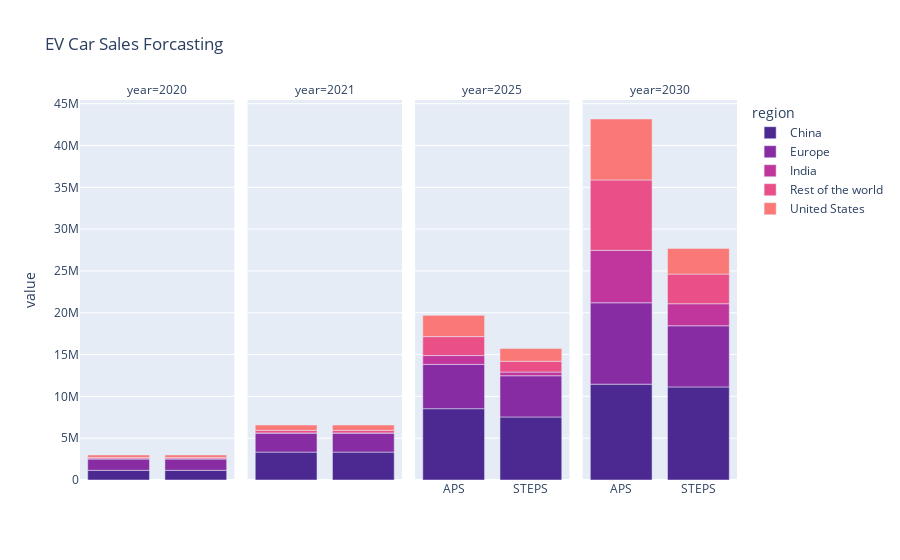

The code cell stored with this chart in its notebook:
### Code cell
dataa = df_proj_sum_sales1[df_proj_sum_sales1.region != 'World']

fig = px.bar(dataa, x="category", y="value", facet_col="year", color="region",
title="EV Car Sales Forcasting", color_discrete_sequence=px.colors.sequential.Agsunset)
#text_auto=True)
#text=[f'{(i/1000000)}' for i in dataa['value']], )

# fig.update_xaxes(visible=False)

for i in range(1, 5):
    fig.update_xaxes(title_text="", row=1, col=i)

for i in range(1,3):
    fig.update_xaxes(ticktext=['', ''], tickvals=[0, 1], row=1, col=i)

for i in range(3,5):
    fig.update_xaxes(ticktext=['APS', 'STEPS'], tickvals=[0, 1], row=1, col=i)

fig.show()

### Figure 1 — Plotly figure (JSON) as saved in the notebook; plotly's stock layout.template omitted (floating-point values rounded to 4 significant figures)
{"data": [{"alignmentgroup": "True", "hovertemplate": "region=China<br>year=2020<br>category=%{x}<br>value=%{y}<extra></extra>", "legendgroup": "China", "marker": {"color": "rgb(75, 41, 145)", "pattern": {"shape": ""}}, "name": "China", "offsetgroup": "China", "orientation": "v", "showlegend": true, "textposition": "auto", "type": "bar", "x": ["Projection-APS", "Projection-STEPS"], "xaxis": "x", "y": [1159582, 1159582], "yaxis": "y"}, {"alignmentgroup": "True", "hovertemplate": "region=China<br>year=2021<br>category=%{x}<br>value=%{y}<extra></extra>", "legendgroup": "China", "marker": {"color": "rgb(75, 41, 145)", "pattern": {"shape": ""}}, "name": "China", "offsetgroup": "China", "orientation": "v", "showlegend": false, "textposition": "auto", "type": "bar", "x": ["Projection-APS", "Projection-STEPS"], "xaxis": "x2", "y": [3334161, 3334161], "yaxis": "y2"}, {"alignmentgroup": "True", "hovertemplate": "region=China<br>year=2025<br>category=%{x}<br>value=%{y}<extra></extra>", "legendgroup": "China", "marker": {"color": "rgb(75, 41, 145)", "pattern": {"shape": ""}}, "name": "China", "offsetgroup": "China", "orientation": "v", "showlegend": false, "textposition": "auto", "type": "bar", "x": ["Projection-APS", "Projection-STEPS"], "xaxis": "x3", "y": [8527460, 7537420], "yaxis": "y3"}, {"alignmentgroup": "True", "hovertemplate": "region=China<br>year=2030<br>category=%{x}<br>value=%{y}<extra></extra>", "legendgroup": "China", "marker": {"color": "rgb(75, 41, 145)", "pattern": {"shape": ""}}, "name": "China", "offsetgroup": "China", "orientation": "v", "showlegend": false, "textposition": "auto", "type": "bar", "x": ["Projection-APS", "Projection-STEPS"], "xaxis": "x4", "y": [11462700, 11131800], "yaxis": "y4"}, {"alignmentgroup": "True", "hovertemplate": "region=Europe<br>year=2020<br>category=%{x}<br>value=%{y}<extra></extra>", "legendgroup": "Europe", "marker": {"color": "rgb(135, 44, 162)", "pattern": {"shape": ""}}, "name": "Europe", "offsetgroup": "Europe", "orientation": "v", "showlegend": true, "textposition": "auto", "type": "bar", "x": ["Projection-APS", "Projection-STEPS"], "xaxis": "x", "y": [1372245, 1372245], "yaxis": "y"}, {"alignmentgroup": "True", "hovertemplate": "region=Europe<br>year=2021<br>category=%{x}<br>value=%{y}<extra></extra>", "legendgroup": "Europe", "marker": {"color": "rgb(135, 44, 162)", "pattern": {"shape": ""}}, "name": "Europe", "offsetgroup": "Europe", "orientation": "v", "showlegend": false, "textposition": "auto", "type": "bar", "x": ["Projection-APS", "Projection-STEPS"], "xaxis": "x2", "y": [2284938, 2284938], "yaxis": "y2"}, {"alignmentgroup": "True", "hovertemplate": "region=Europe<br>year=2025<br>category=%{x}<br>value=%{y}<extra></extra>", "legendgroup": "Europe", "marker": {"color": "rgb(135, 44, 162)", "pattern": {"shape": ""}}, "name": "Europe", "offsetgroup": "Europe", "orientation": "v", "showlegend": false, "textposition": "auto", "type": "bar", "x": ["Projection-APS", "Projection-STEPS"], "xaxis": "x3", "y": [5295000.0, 4931000.0], "yaxis": "y3"}, {"alignmentgroup": "True", "hovertemplate": "region=Europe<br>year=2030<br>category=%{x}<br>value=%{y}<extra></extra>", "legendgroup": "Europe", "marker": {"color": "rgb(135, 44, 162)", "pattern": {"shape": ""}}, "name": "Europe", "offsetgroup": "Europe", "orientation": "v", "showlegend": false, "textposition": "auto", "type": "bar", "x": ["Projection-APS", "Projection-STEPS"], "xaxis": "x4", "y": [9732000.0, 7312000.0], "yaxis": "y4"}, {"alignmentgroup": "True", "hovertemplate": "region=India<br>year=2020<br>category=%{x}<br>value=%{y}<extra></extra>", "legendgroup": "India", "marker": {"color": "rgb(192, 54, 157)", "pattern": {"shape": ""}}, "name": "India", "offsetgroup": "India", "orientation": "v", "showlegend": true, "textposition": "auto", "type": "bar", "x": ["Projection-APS", "Projection-STEPS"], "xaxis": "x", "y": [3165, 3165], "yaxis": "y"}, {"alignmentgroup": "True", "hovertemplate": "region=India<br>year=2021<br>category=%{x}<br>value=%{y}<extra></extra>", "legendgroup": "India", "marker": {"color": "rgb(192, 54, 157)", "pattern": {"shape": ""}}, "name": "India", "offsetgroup": "India", "orientation": "v", "showlegend": false, "textposition": "auto", "type": "bar", "x": ["Projection-APS", "Projection-STEPS"], "xaxis": "x2", "y": [11739, 11739], "yaxis": "y2"}, {"alignmentgroup": "True", "hovertemplate": "region=India<br>year=2025<br>category=%{x}<br>value=%{y}<extra></extra>", "legendgroup": "India", "marker": {"color": "rgb(192, 54, 157)", "pattern": {"shape": ""}}, "name": "India", "offsetgroup": "India", "orientation": "v", "showlegend": false, "textposition": "auto", "type": "bar", "x": ["Projection-APS", "Projection-STEPS"], "xaxis": "x3", "y": [1058110, 438583], "yaxis": "y3"}, {"alignmentgroup": "True", "hovertemplate": "region=India<br>year=2030<br>category=%{x}<br>value=%{y}<extra></extra>", "legendgroup": "India", "marker": {"color": "rgb(192, 54, 157)", "pattern": {"shape": ""}}, "name": "India", "offsetgroup": "India", "orientation": "v", "showlegend": false, "textposition": "auto", "type": "bar", "x": ["Projection-APS", "Projection-STEPS"], "xaxis": "x4", "y": [6270150, 2637880], "yaxis": "y4"}, {"alignmentgroup": "True", "hovertemplate": "region=Rest of the world<br>year=2020<br>category=%{x}<br>value=%{y}<extra></extra>", "legendgroup": "Rest of the world", "marker": {"color": "rgb(234, 79, 136)", "pattern": {"shape": ""}}, "name": "Rest of the world", "offsetgroup": "Rest of the world", "orientation": "v", "showlegend": true, "textposition": "auto", "type": "bar", "x": ["Projection-APS", "Projection-STEPS"], "xaxis": "x", "y": [162896, 162896], "yaxis": "y"}, {"alignmentgroup": "True", "hovertemplate": "region=Rest of the world<br>year=2021<br>category=%{x}<br>value=%{y}<extra></extra>", "legendgroup": "Rest of the world", "marker": {"color": "rgb(234, 79, 136)", "pattern": {"shape": ""}}, "name": "Rest of the world", "offsetgroup": "Rest of the world", "orientation": "v", "showlegend": false, "textposition": "auto", "type": "bar", "x": ["Projection-APS", "Projection-STEPS"], "xaxis": "x2", "y": [309659, 309659], "yaxis": "y2"}, {"alignmentgroup": "True", "hovertemplate": "region=Rest of the world<br>year=2025<br>category=%{x}<br>value=%{y}<extra></extra>", "legendgroup": "Rest of the world", "marker": {"color": "rgb(234, 79, 136)", "pattern": {"shape": ""}}, "name": "Rest of the world", "offsetgroup": "Rest of the world", "orientation": "v", "showlegend": false, "textposition": "auto", "type": "bar", "x": ["Projection-APS", "Projection-STEPS"], "xaxis": "x3", "y": [2268000.0, 1294000.0], "yaxis": "y3"}, {"alignmentgroup": "True", "hovertemplate": "region=Rest of the world<br>year=2030<br>category=%{x}<br>value=%{y}<extra></extra>", "legendgroup": "Rest of the world", "marker": {"color": "rgb(234, 79, 136)", "pattern": {"shape": ""}}, "name": "Rest of the world", "offsetgroup": "Rest of the world", "orientation": "v", "showlegend": false, "textposition": "auto", "type": "bar", "x": ["Projection-APS", "Projection-STEPS"], "xaxis": "x4", "y": [8419045, 3544000.0], "yaxis": "y4"}, {"alignmentgroup": "True", "hovertemplate": "region=United States<br>year=2020<br>category=%{x}<br>value=%{y}<extra></extra>", "legendgroup": "United States", "marker": {"color": "rgb(250, 120, 118)", "pattern": {"shape": ""}}, "name": "United States", "offsetgroup": "United States", "orientation": "v", "showlegend": true, "textposition": "auto", "type": "bar", "x": ["Projection-APS", "Projection-STEPS"], "xaxis": "x", "y": [295399, 295399], "yaxis": "y"}, {"alignmentgroup": "True", "hovertemplate": "region=United States<br>year=2021<br>category=%{x}<br>value=%{y}<extra></extra>", "legendgroup": "United States", "marker": {"color": "rgb(250, 120, 118)", "pattern": {"shape": ""}}, "name": "United States", "offsetgroup": "United States", "orientation": "v", "showlegend": false, "textposition": "auto", "type": "bar", "x": ["Projection-APS", "Projection-STEPS"], "xaxis": "x2", "y": [631152, 631152], "yaxis": "y2"}, {"alignmentgroup": "True", "hovertemplate": "region=United States<br>year=2025<br>category=%{x}<br>value=%{y}<extra></extra>", "legendgroup": "United States", "marker": {"color": "rgb(250, 120, 118)", "pattern": {"shape": ""}}, "name": "United States", "offsetgroup": "United States", "orientation": "v", "showlegend": false, "textposition": "auto", "type": "bar", "x": ["Projection-APS", "Projection-STEPS"], "xaxis": "x3", "y": [2541170, 1513680], "yaxis": "y3"}, {"alignmentgroup": "True", "hovertemplate": "region=United States<br>year=2030<br>category=%{x}<br>value=%{y}<extra></extra>", "legendgroup": "United States", "marker": {"color": "rgb(250, 120, 118)", "pattern": {"shape": ""}}, "name": "United States", "offsetgroup": "United States", "orientation": "v", "showlegend": false, "textposition": "auto", "type": "bar", "x": ["Projection-APS", "Projection-STEPS"], "xaxis": "x4", "y": [7288040, 3070410], "yaxis": "y4"}], "layout": {"annotations": [{"font": {}, "showarrow": false, "text": "year=2020", "x": 0.1175, "xanchor": "center", "xref": "paper", "y": 1, "yanchor": "bottom", "yref": "paper"}, {"font": {}, "showarrow": false, "text": "year=2021", "x": 0.3725, "xanchor": "center", "xref": "paper", "y": 1, "yanchor": "bottom", "yref": "paper"}, {"font": {}, "showarrow": false, "text": "year=2025", "x": 0.6275, "xanchor": "center", "xref": "paper", "y": 1, "yanchor": "bottom", "yref": "paper"}, {"font": {}, "showarrow": false, "text": "year=2030", "x": 0.8825, "xanchor": "center", "xref": "paper", "y": 1, "yanchor": "bottom", "yref": "paper"}], "barmode": "relative", "legend": {"title": {"text": "region"}, "tracegroupgap": 0}, "title": {"text": "EV Car Sales Forcasting"}, "xaxis": {"anchor": "y", "domain": [0, 0.235], "ticktext": ["", ""], "tickvals": [0, 1], "title": {"text": ""}}, "xaxis2": {"anchor": "y2", "domain": [0.255, 0.49], "matches": "x", "ticktext": ["", ""], "tickvals": [0, 1], "title": {"text": ""}}, "xaxis3": {"anchor": "y3", "domain": [0.51, 0.745], "matches": "x", "ticktext": ["APS", "STEPS"], "tickvals": [0, 1], "title": {"text": ""}}, "xaxis4": {"anchor": "y4", "domain": [0.765, 1.0], "matches": "x", "ticktext": ["APS", "STEPS"], "tickvals": [0, 1], "title": {"text": ""}}, "yaxis": {"anchor": "x", "domain": [0, 1], "title": {"text": "value"}}, "yaxis2": {"anchor": "x2", "domain": [0, 1], "matches": "y", "showticklabels": false}, "yaxis3": {"anchor": "x3", "domain": [0, 1], "matches": "y", "showticklabels": false}, "yaxis4": {"anchor": "x4", "domain": [0, 1], "matches": "y", "showticklabels": false}}}
